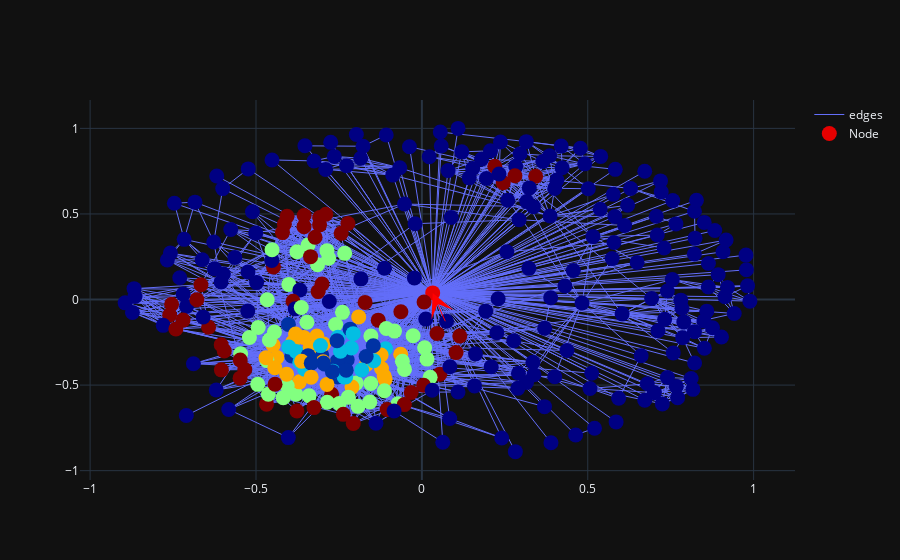

Notebook source saved alongside this figure:
### Code cell
%%timeit -n1 -r1
fig = visualize.visualize_rdd_agglomerative_hierarchical_clustering(target_G, target_rad, measure_list, pos, target_clusters)
fig.show()

### Figure 1 — Plotly figure (JSON) as saved in the notebook; plotly's stock layout.template omitted (floating-point values rounded to 4 significant figures; data arrays with more than 128 entries replaced by an {"elided": "..."} marker saying what was removed)
{"data": [{"line": {"width": 1}, "marker": {"color": {"elided": "348 int values"}, "colorscale": [[0, "rgb(0,0,131)"], [0.2, "rgb(0,60,170)"], [0.4, "rgb(5,255,255)"], [0.6, "rgb(255,255,0)"], [0.8, "rgb(250,0,0)"], [1, "rgb(128,0,0)"]], "size": 15}, "mode": "lines", "name": "edges", "type": "scatter", "uid": "229bb636-9d9f-4d3d-b143-ebb0dfe57704", "x": {"elided": "8598 float values"}, "y": {"elided": "8598 float values"}}, {"customdata": {"elided": "348x6 float values"}, "hovertemplate": "node_name: %{customdata[0]} <br> radius: %{customdata[1]} <br> degree: %{customdata[2]} <br> cluster: %{customdata[3]} <br> nodes_x: %{customdata[4]} <br> nodes_y: %{customdata[5]} <br> ", "marker": {"color": {"elided": "348 int values"}, "colorscale": [[0, "rgb(0,0,131)"], [0.2, "rgb(0,60,170)"], [0.4, "rgb(5,255,255)"], [0.6, "rgb(255,255,0)"], [0.8, "rgb(250,0,0)"], [1, "rgb(128,0,0)"]], "size": 15}, "mode": "markers", "name": "Node", "text": {"elided": "348 int values"}, "type": "scatter", "uid": "e81cf3f6-3372-4fe6-a5bd-d0e46587c4c8", "x": {"elided": "348 float values"}, "y": {"elided": "348 float values"}}], "layout": {"annotations": [{"arrowcolor": "red", "arrowhead": 3, "arrowsize": 4, "axref": "x", "ayref": "y", "showarrow": true, "x": 0.03259, "y": 0.0388}], "dragmode": "pan"}}
